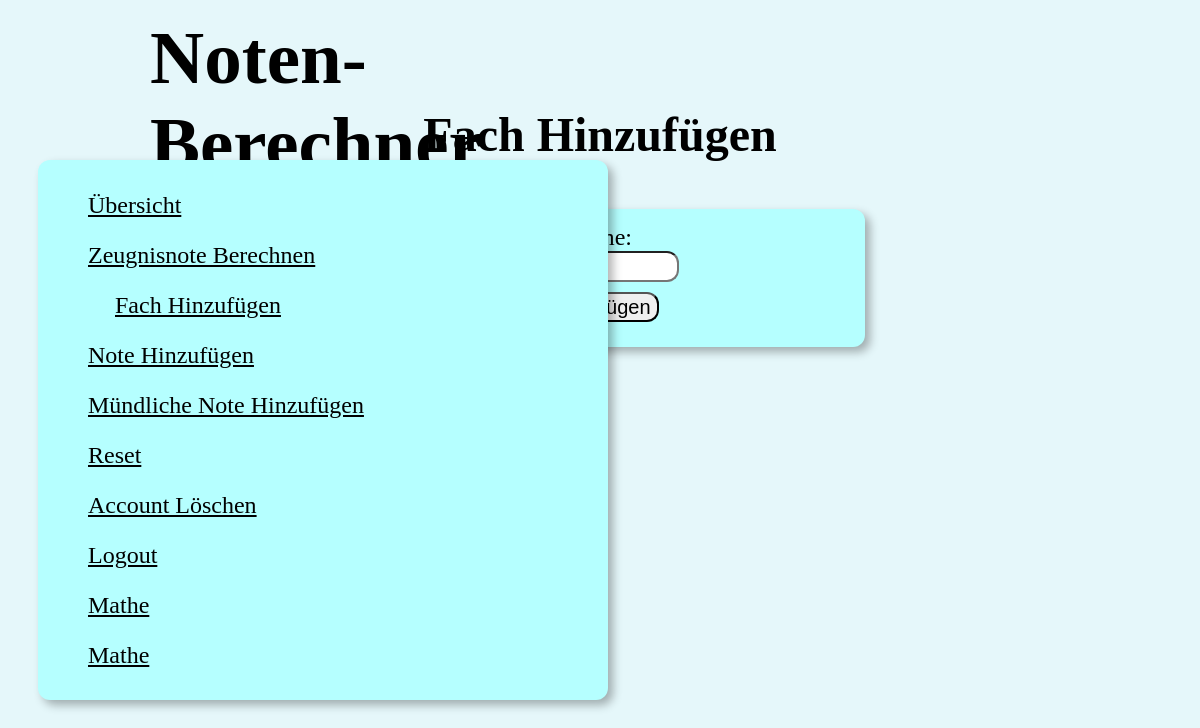
/fach_hinzufügen (signed in), run on an earlier commit of the app's database.
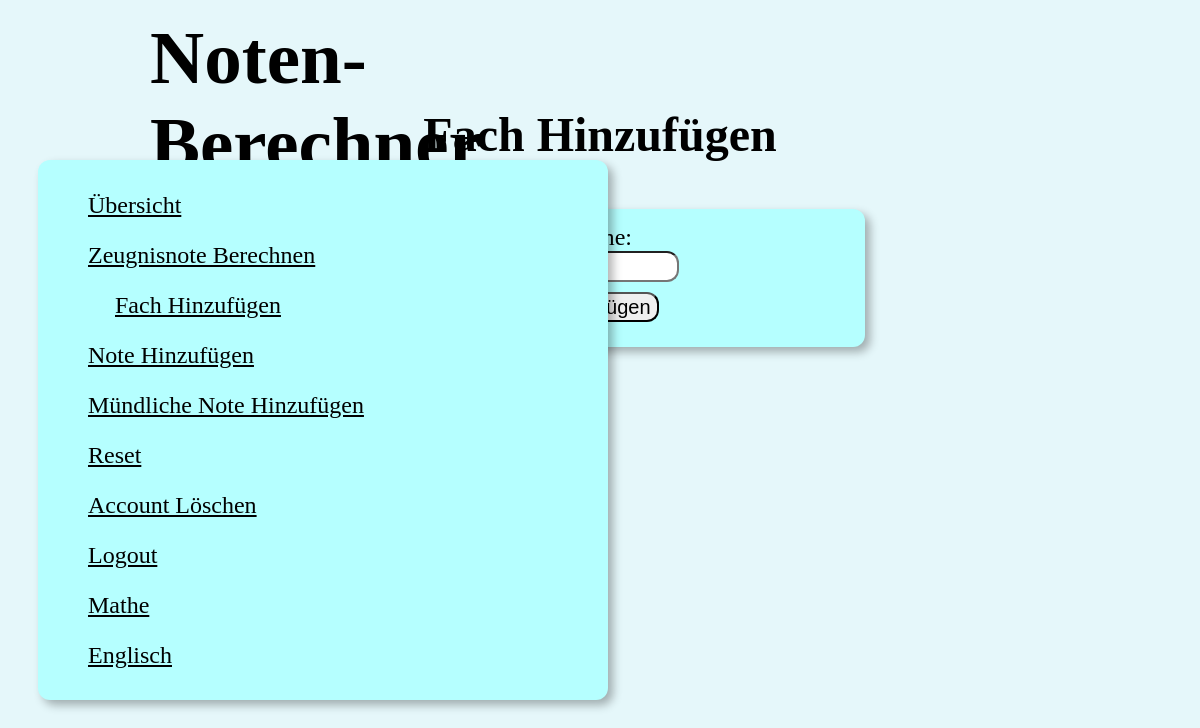
And on a later commit of the database.
### main.py (models this page shows)
class Fach(db.Model):
    id = db.Column(db.Integer, primary_key=True)
    name = db.Column(db.String(80), nullable=False)
    noten = db.relationship('Note', backref = 'fach', lazy = 'dynamic')
    muendliche_noten = db.relationship('Muendliche_Note', backref = 'fach', lazy = 'dynamic')
    user_id = db.Column(db.Integer, db.ForeignKey('user.id'), nullable=False)

### main.py (the view, shortened to what this page needs)
@app.route('/fach_hinzufügen', methods=['POST', 'GET'])
def fach_hinzufügen():
    subjects = Fach.query.filter_by(user_id=current_id).all()
    return render_template('fach_hinzufügen.html', subjects=subjects, fach_hinzufügen=True)

### main.py (called while the page is built)
@login_manager.user_loader
def loader_user(user_id):
    return User.query.get(user_id)

### templates/fach_hinzufügen.html (shortened to what this page needs)
{% extends "base.html" %}
{% block title %}Fach Hinzufügen{% endblock %}
{% block subject_links %}{{ super() }}{% endblock %}
{% block content %}
<div class="content">
    <form method="post">
        <label for="name">Name:</label><br>
        <input class="input" type="text" id="name" name="name" required><br>
    </form>
</div>
{% endblock %}

### templates/base.html (shortened to what this page needs)
<!DOCTYPE html>
<html lang="de">
<head>
    <link rel="stylesheet" href="{{ url_for('static', filename='style.css') }}">
</head>
<body>
    <h1 class="ultimate-heading">Noten-Berechner</h1>
    <h1 class="heading">{% block title %}{% endblock %}</h1>
    <div class="links-div">
        <a class="link {{ signedin }}" href="/signedin">Übersicht</a><br>
        <a class="link {{ zeugnisnote }}" href="/zeugnisnote">Zeugnisnote Berechnen</a><br>
        <a class="link {{ fach_hinzufügen }}" href="/fach_hinzufügen">Fach Hinzufügen</a><br>
        <a class="link {{ note_hinzufügen }}" href="/note_hinzufügen">Note Hinzufügen</a><br>
        <a class="link {{ muendliche_note_hinzufügen }}" href="/muendliche_note_hinzufügen">Mündliche Note Hinzufügen</a><br>
        <a class="link {{ reset }}" href="/reset">Reset</a><br>
        <a class="link {{ delete }}" href="/delete">Account Löschen</a><br>
        <a class="link {{ logout }}" href="/logout">Logout</a><br>
        {% block subject_links %}
        {% for subject2 in subjects %}
        {% if subject2 != subject %}
        <a class="link" href="/fach_uebersicht/{{ subject2.name }}">{{ subject2.name }}</a><br>
        {% else %}
        <a class="link active" href="/fach_uebersicht/{{ subject2.name }}">{{ subject2.name }}</a><br>
        {% endif %}
        {% endfor %}
        {% endblock %}
    </div>
    {% block content %}
    {% endblock %}
</body>
</html>

What changed in the data, as far as the page shows it:
changed Fach: name "Mathe" → "Englisch"
